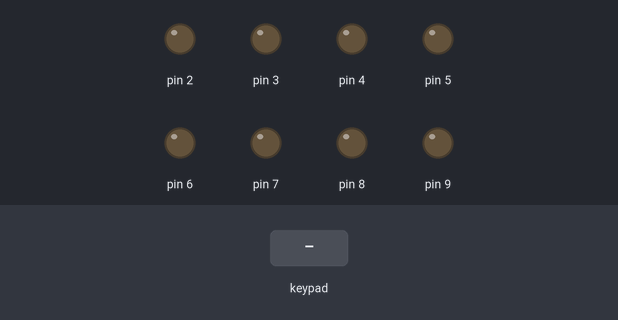
A sketch run on a simulated Arduino Uno, built with avr-gcc and run on an emulated ATmega328P. On the bench: output pins drawn as LEDs (lit = HIGH). Inputs (shaded band) come from the test bench.

Above: at 1.2 s.
1.3 s: key 'D' pressed
At 1.5 s:
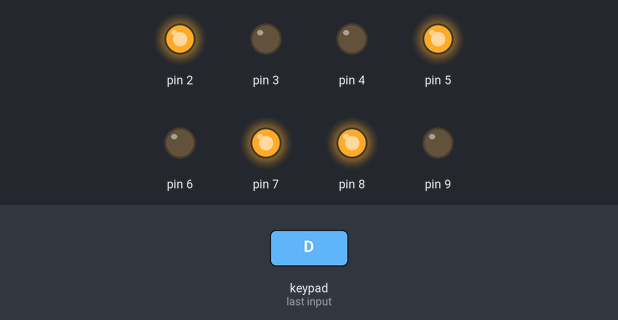
3.2 s: key 'L' pressed
At 3.41 s:
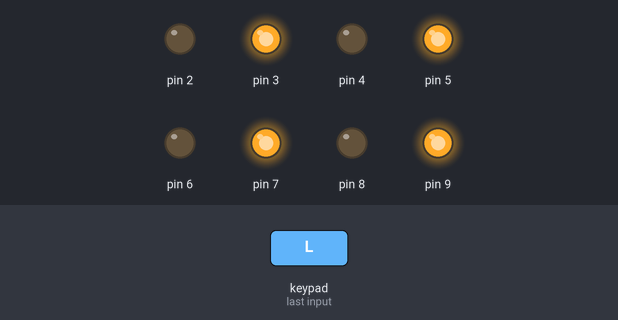
5.1 s: key 'R' pressed
At 5.32 s:
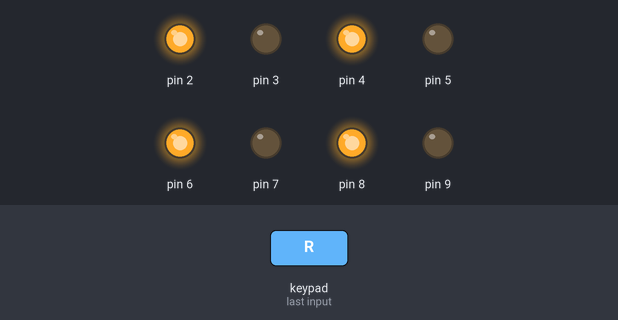
7.0 s: key 'O' pressed
At 7.22 s:
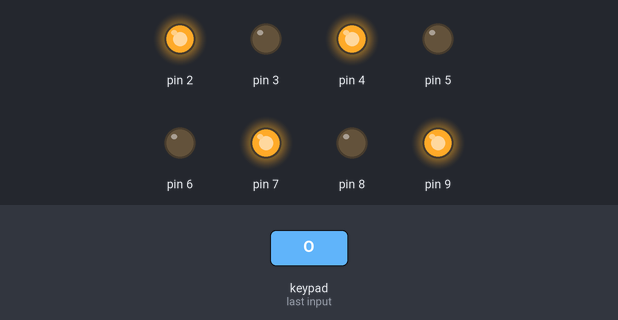
8.9 s: key 'S' pressed
At 9.13 s:
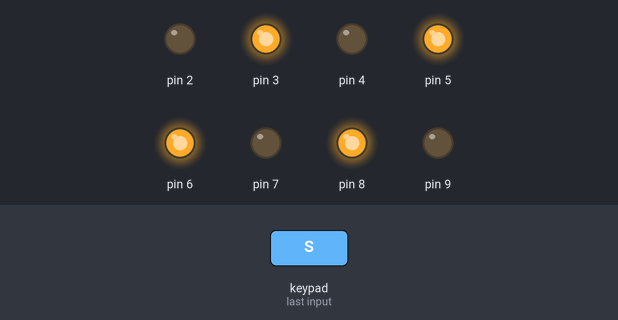
10.8 s: key 'T' pressed
At 11.04 s:
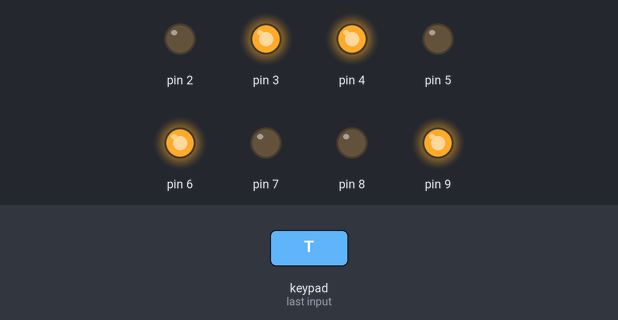
Timing chart, 0 to 13.7 s (numbered marks = the images above; inputs shaded):
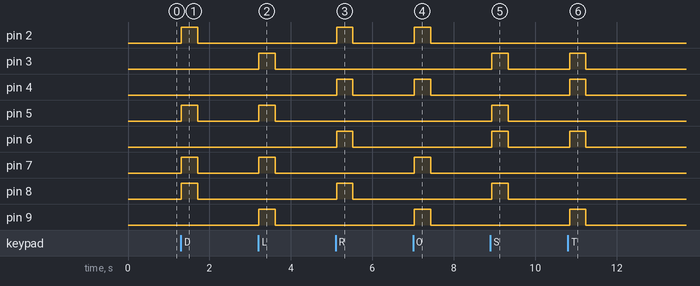

The sketch:

duoji.ino
```cpp
#include <PS2X_lib.h>
#include <Wire.h>
#include <Adafruit_PWMServoDriver.h>
PS2X ps2x;
Adafruit_PWMServoDriver pwm = Adafruit_PWMServoDriver();
#define SERVOMIN  150
#define SERVOMAX  600

int HY=A0; //PA0

void _E5_90_8E_E9_80_80() {
  digitalWrite(2,HIGH);
  digitalWrite(3,LOW);
  digitalWrite(4,LOW);
  digitalWrite(5,HIGH);
  digitalWrite(6,LOW);
  digitalWrite(7,HIGH);
  digitalWrite(8,HIGH);
  digitalWrite(9,LOW);
}

void _E5_81_9C_E6_AD_A2() {
  digitalWrite(2,LOW);
  digitalWrite(3,LOW);
  digitalWrite(4,LOW);
  digitalWrite(5,LOW);
  digitalWrite(6,LOW);
  digitalWrite(7,LOW);
  digitalWrite(8,LOW);
  digitalWrite(9,LOW);
}

void _E5_89_8D_E8_BF_9B() {
  digitalWrite(2,LOW);
  digitalWrite(3,HIGH);
  digitalWrite(4,HIGH);
  digitalWrite(5,LOW);
  digitalWrite(6,HIGH);
  digitalWrite(7,LOW);
  digitalWrite(8,LOW);
  digitalWrite(9,HIGH);
}

void _E5_8F_B3_E7_A7_BB() {
  digitalWrite(2,LOW);
  digitalWrite(3,HIGH);
  digitalWrite(4,LOW);
  digitalWrite(5,HIGH);
  digitalWrite(6,HIGH);
  digitalWrite(7,LOW);
  digitalWrite(8,HIGH);
  digitalWrite(9,LOW);
}

void _E5_8F_B3_E8_BD_AC() {
  digitalWrite(2,HIGH);
  digitalWrite(3,LOW);
  digitalWrite(4,HIGH);
  digitalWrite(5,LOW);
  digitalWrite(6,HIGH);
  digitalWrite(7,LOW);
  digitalWrite(8,HIGH);
  digitalWrite(9,LOW);
}

void _E5_B7_A6_E7_A7_BB() {
  digitalWrite(2,HIGH);
  digitalWrite(3,LOW);
  digitalWrite(4,HIGH);
  digitalWrite(5,LOW);
  digitalWrite(6,LOW);
  digitalWrite(7,HIGH);
  digitalWrite(8,LOW);
  digitalWrite(9,HIGH);
}

void _E5_B7_A6_E8_BD_AC() {
  digitalWrite(2,LOW);
  digitalWrite(3,HIGH);
  digitalWrite(4,LOW);
  digitalWrite(5,HIGH);
  digitalWrite(6,LOW);
  digitalWrite(7,HIGH);
  digitalWrite(8,LOW);
  digitalWrite(9,HIGH);
}

void setup()
{
  pinMode(2, OUTPUT);
  pinMode(3, OUTPUT);
  pinMode(4, OUTPUT);
  pinMode(5, OUTPUT);
  pinMode(6, OUTPUT);
  pinMode(7, OUTPUT);
  pinMode(8, OUTPUT);
  pinMode(9, OUTPUT);
  Serial.begin(57600);
  pwm.begin();
  ps2x.config_gamepad(12, 11,10,13, false, false);
  pwm.setPWMFreq(50);
  pinMode(HY,INPUT);
}

void loop()
{
  int HY=digitalRead(HY);
  if(HY==1){
  for (int h = 200; h <= 350; h = h + (1)) {
    pwm.setPWM(0,0,h);
    pwm.setPWM(1,0,(map(h, 200, 350, 350, 200)));
    delay(10);
  }
  for (int i = 350; i >= 200; i = i + (-1)) {
    pwm.setPWM(0,0,i);
    pwm.setPWM(1,0,(map(i, 350, 200, 200, 350)));
    delay(10);
  }
  }
  else{
  ps2x.read_gamepad(false, 0);
  if (ps2x.Button(PSB_TRIANGLE)) {
    _E5_89_8D_E8_BF_9B();
  } else if (ps2x.Button(PSB_PAD_DOWN)) {
    _E5_90_8E_E9_80_80();
  } else if (ps2x.Button(PSB_PAD_RIGHT)) {
    _E5_8F_B3_E8_BD_AC();
  } else if (ps2x.Button(PSB_PAD_LEFT)) {
    _E5_B7_A6_E8_BD_AC();
  } else if (ps2x.Button(PSB_SQUARE)) {
    _E5_8F_B3_E7_A7_BB();
  } else if (ps2x.Button(PSB_CIRCLE)) {
    _E5_B7_A6_E7_A7_BB();
  } else {
    _E5_81_9C_E6_AD_A2();
  }
  delay(100);
  }
}
```

Measured:
- after the input at 1.3 s, pin 2, pin 5, pin 7, pin 8: LOW → HIGH at once, → LOW 0.40 s later
- after the input at 3.2 s, pin 3, pin 5, pin 7, pin 9: LOW → HIGH at once, → LOW 0.40 s later
- after the input at 5.1 s, pin 2, pin 4, pin 6, pin 8: LOW → HIGH at once, → LOW 0.40 s later
- after the input at 7.0 s, pin 2, pin 4, pin 7, pin 9: LOW → HIGH at once, → LOW 0.40 s later
- after the input at 8.9 s, pin 3, pin 5, pin 6, pin 8: LOW → HIGH at once, → LOW 0.40 s later
- after the input at 10.8 s, pin 3, pin 4, pin 6, pin 9: LOW → HIGH at once, → LOW 0.40 s later
